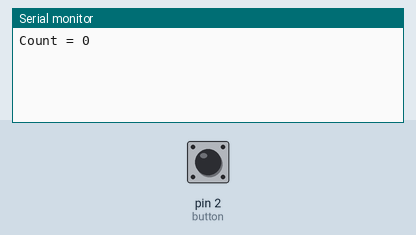
Simulated run of this sketch. Board: Arduino Uno, built with avr-gcc and run on an emulated ATmega328P. On the bench: the last lines printed to the serial monitor. The inputs (shaded band) are chosen by the test bench; at power-on: pin 2 (button) HIGH.

Above: at 1.2 s.
1.3 s: pin 2 (button) pulled LOW for 0.15 s
At 2.7 s:
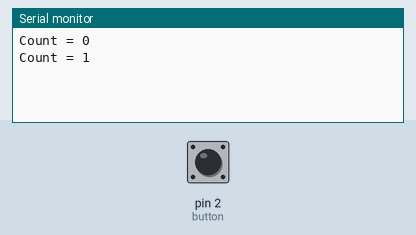
2.9 s: pin 2 (button) pulled LOW for 1 s
At 4.4 s:
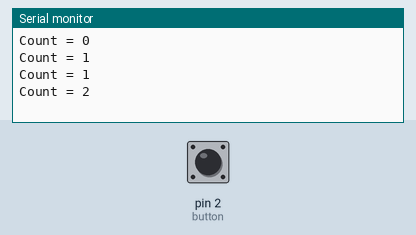
5.4 s: pin 2 (button) pulled LOW for 0.15 s
At 6.8 s:
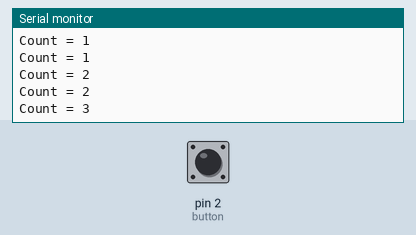
Timing chart, 0 to 8.4 s (numbered marks = the images above; inputs shaded):
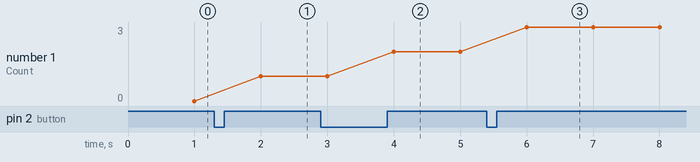

Measured:
- after the input at 1.3 s, the serial monitor: prints a new line after 0.70 s (image 1)
- after the input at 2.9 s, the serial monitor: prints a new line after 1.1 s (image 2)
- after the input at 5.4 s, the serial monitor: prints a new line after 0.60 s (image 3)
- plotted number 1: 0 → 1 after the input at 1.3 s, 1 → 2 after the input at 2.9 s, 2 → 3 after the input at 5.4 s

The sketch:

button_sineadmb.ino
```cpp
volatile int ISRCount = 0;
void setup() {
  pinMode (2,INPUT_PULLUP); //button
  Serial.begin(9600);
  attachInterrupt(digitalPinToInterrupt(2),countISR, RISING);
}

void loop() {
  delay (1000);
 Serial.print("Count = ");
 Serial.println(ISRCount,DEC);
}

void countISR (){
ISRCount++;
}
```
